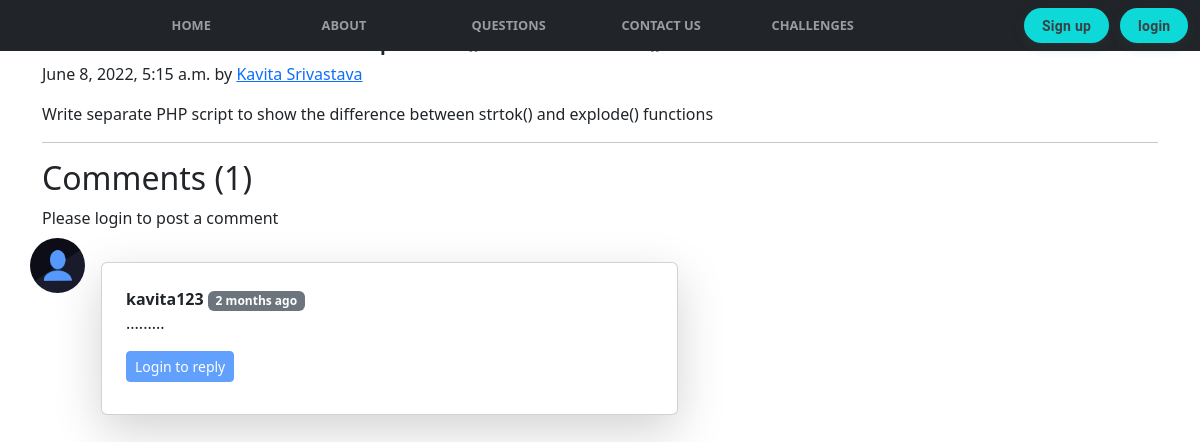
The page /questions/php_q1 on the database its author committed.
### questions/models.py (models this page shows, shortened)
class Ques(models.Model):
    sno = models.AutoField(primary_key= True)
    title = models.CharField(max_length=255)
    topic = models.CharField(max_length=200)
    author=models.CharField(max_length=60)
    slug=models.CharField(max_length=130)
    timeStamp=models.DateTimeField(blank=True)
    content=models.TextField()

class BlogComment(models.Model):
    sno= models.AutoField(primary_key=True)
    comment=models.TextField()
    user=models.ForeignKey(User, on_delete=models.CASCADE)
    post=models.ForeignKey(Ques, on_delete=models.CASCADE)
    parent=models.ForeignKey('self',on_delete=models.CASCADE, null=True )
    timestamp= models.DateTimeField(default=now)

### questions/views.py (the view)
# urls.py: path('<str:slug>', views.QuesContent, name='QuesContent'),
def QuesContent(request, slug):
    post= Ques.objects.filter(slug= slug).first()
    comments= BlogComment.objects.filter(post=post, parent=None)
    replies= BlogComment.objects.filter(post=post).exclude(parent=None)
    replyDict={}
    for reply in replies:
        if reply.parent.sno not in replyDict.keys():
            replyDict[reply.parent.sno]=[reply]
        else:
            replyDict[reply.parent.sno].append(reply)
    context={'post':post, 'comments': comments, 'user': request.user, 'replyDict': replyDict}
    return render(request, "questions/quescontent.html", context)

### questions/templatetags/extras.py (called while the page is built)
@register.filter(name='get_val')
def get_val(dict, key):
    return dict.get(key)

### template/questions/quescontent.html (shortened to what this page needs)
{% extends 'base.html' %}
{% block body %}
{% load humanize %}
{% load extras %}
<div class="container my-3">
    <h2 class="blog-post-title">{{post.title}}</h2>
    <p class="blog-post-meta">{{post.timeStamp}} by <a href="/about">{{post.author}}</a></p>
    <p>{{post.content|safe}}</p>
    <hr>
</div>
<div class="container">
    <h2> Comments ({{comments.count}})</h2>
    <div class="my-2">
        {% if user.is_authenticated %}
        <form action="/questions/postComment" method="post">
            {% csrf_token %}
            <div class="form-group">
                <label for="exampleInputEmail1">Post Comment </label>
                <input type="text" class="form-control" name="comment" placeholder="Enter comment here">
            </div>
            <input type="hidden" name="postSno" value="{{post.sno}}">
            <input type="hidden" name="parentSno" value="">
            <button type="submit" class="btn btn-primary">Submit</button>
        </form><br>
        {% else %}
        Please login to post a comment
        {% endif %}
    </div>
</div>
{% for comment in comments %}
<div class="container text-dark" style="padding-left:0px">
    <div class="row d-block justify-content-center">
        <div class="col-md-11 col-lg-9 col-xl-7">
            <div class="d-flex flex-start mb-1">
                <img class="rounded-circle shadow-1-strong me-3" src="/static/images/user.png" alt="avatar" width="55"
                    height="55" />
                <div class="card w-100 shadow-lg h-md-250 my-4">
                    <div class="card-body p-4">
                        <div class="">
                            <b>{{comment.user.username}}</b> <span class="badge bg-secondary ">{{comment.timestamp|naturaltime}}</span>
                            <p>
                                {{comment.comment}}
                            </p>
                            <div class="reply mx-0">
                                {% if user.is_authenticated %}
                                <button class="btn btn-sm btn-primary" type="button" data-toggle="collapse" data-target="#replyBox{{comment.sno}}" aria-expanded="false" aria-controls="replyBox{{comment.sno}}">Reply</button>
                                <div class="collapse" id="replyBox{{comment.sno}}">
                                    <div class="card card-body my-2">
                                        <form action="/questions/postComment" method="post">
                                            {% csrf_token %}
                                            <div class="form-group">
                                                <label for="comment">Post a reply </label>
                                                <input type="text" class="form-control" name="comment" placeholder="Enter comment here">
                                                <input type="hidden" name="parentSno" value="{{comment.sno}}">
                                            </div>
                                            <input type="hidden" name="postSno" value="{{post.sno}}">
                                            <button type="submit" class="btn btn-primary">Submit</button>
                                        </form>
                                    </div>
                                </div>
                                {% else %}
                                <button class="btn btn-sm btn-primary" type="button" aria-expanded="false" disabled>Login to reply</button>
                                {% endif %}
                            </div>
                        </div>
                    </div>
                </div>
            </div>
        </div>
    </div>
    {% endfor %}
    {% endblock %}

### static/css/styles.css (style rules this page uses)
* { margin: 0; padding: 0; }

### rows shown on the page
Ques: timeStamp "June 8, 2022, 5:15 a.m.", author "Kavita Srivastava", content "Write separate PHP script to show the difference between strtok() and explode() functions"
BlogComment: user.username "kavita123", timestamp "2 months ago", comment "........."

### other values the page prints
{{ comments.count }} "1"
